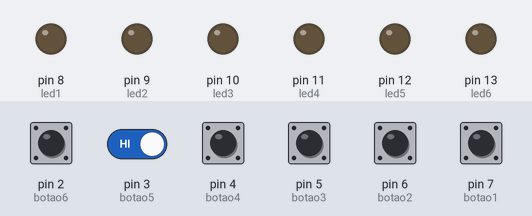
Simulated run of this sketch. Board: Arduino Uno, built with avr-gcc and run on an emulated ATmega328P. Shown: output pins drawn as LEDs (lit = HIGH). Inputs (shaded band) come from the test bench; at power-on: pin 2 (botao6), pin 3 (botao5), pin 4 (botao4), pin 5 (botao3), pin 6 (botao2), pin 7 (botao1) HIGH. The audio player accepts every command and is not drawn.

Above: at 1.7 s.
1.8 s: pin 2 (botao6) pulled LOW for 0.15 s
At 2.7 s:
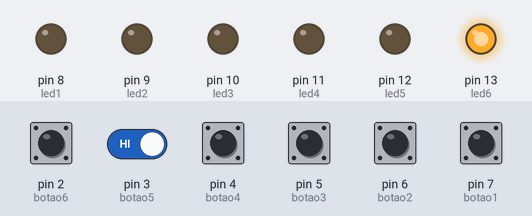
3.4 s: pin 2 (botao6) driven LOW and pin 3 (botao5) driven LOW
6.4 s: pin 4 (botao4) pulled LOW for 1 s
At 7.6 s:
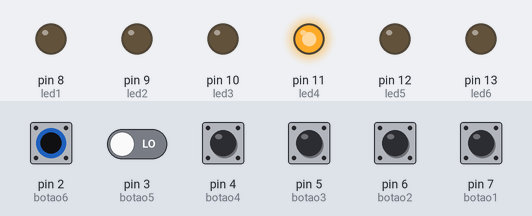
8.9 s: pin 3 (botao5) driven HIGH
At 12.5 s:
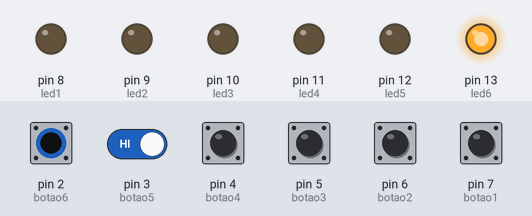
Timing chart, 0 to 12.9 s (numbered marks = the images above; inputs shaded):
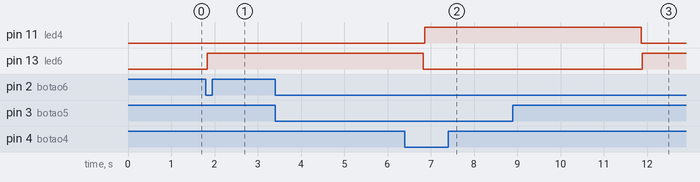

Measured:
- after the input at 1.8 s, pin 13 (led6): LOW → HIGH at once
- after the input at 3.4 s, every drawn part: stays the same
- after the input at 6.4 s, pin 11 (led4): LOW → HIGH after 0.46 s; pin 12 (led5): stays LOW (without the input it goes to HIGH after 0.46 s)
- after the input at 8.9 s, pin 12 (led5): stays LOW (without the input it goes to HIGH after 3.0 s); pin 13 (led6): LOW → HIGH after 3.0 s

The sketch:

df_player_hardware_serial.ino
```cpp
#include "DFRobotDFPlayerMini.h"
DFRobotDFPlayerMini myDFPlayer;

//botões
int botao1 = 7;
int botao2 = 6;
int botao3 = 5;
int botao4 = 4;
int botao5 = 3;
int botao6 = 2;

//Led
int led1 = 8;
int led2 = 9;
int led3 = 10;
int led4 = 11;
int led5 = 12;
int led6 = 13;


void setup() {
  // put your setup code here, to run once:
  Serial.begin(9600);
  myDFPlayer.begin(Serial);
  myDFPlayer.volume(30);

  pinMode(botao1, INPUT_PULLUP);
  pinMode(botao2, INPUT_PULLUP);
  pinMode(botao3, INPUT_PULLUP);
  pinMode(botao4, INPUT_PULLUP);
  pinMode(botao5, INPUT_PULLUP);
  pinMode(botao6, INPUT_PULLUP);

  pinMode(led1, OUTPUT);
  pinMode(led2, OUTPUT);
  pinMode(led3, OUTPUT);
  pinMode(led4, OUTPUT);
  pinMode(led5, OUTPUT);
  pinMode(led6, OUTPUT);
}

void loop() {
  // put your main code here, to run repeatedly:
  if(digitalRead(botao1)==LOW){
    myDFPlayer.playFolder(1, 1);
    digitalWrite(led1, HIGH);
    delay(5000);
    digitalWrite(led1, LOW);
  }

   if(digitalRead(botao2)==LOW){
    myDFPlayer.playFolder(1, 2);
    digitalWrite(led2, HIGH);
    delay(5000);
    digitalWrite(led2, LOW);
  }
     if(digitalRead(botao3)==LOW){
    myDFPlayer.playFolder(1, 3);
    digitalWrite(led3, HIGH);
    delay(5000);
    digitalWrite(led3, LOW);
  }
   if(digitalRead(botao4)==LOW){
    myDFPlayer.playFolder(1, 4);
    digitalWrite(led4, HIGH);
    delay(5000);
    digitalWrite(led4, LOW);
  }
   if(digitalRead(botao5)==LOW){
    myDFPlayer.playFolder(1, 5);
    digitalWrite(led5, HIGH);
    delay(5000);
    digitalWrite(led5, LOW);
  }
   if(digitalRead(botao6)==LOW){
    myDFPlayer.playFolder(1, 6);
    digitalWrite(led6, HIGH);
    delay(5000);
    digitalWrite(led6, LOW);
  }
}
```
